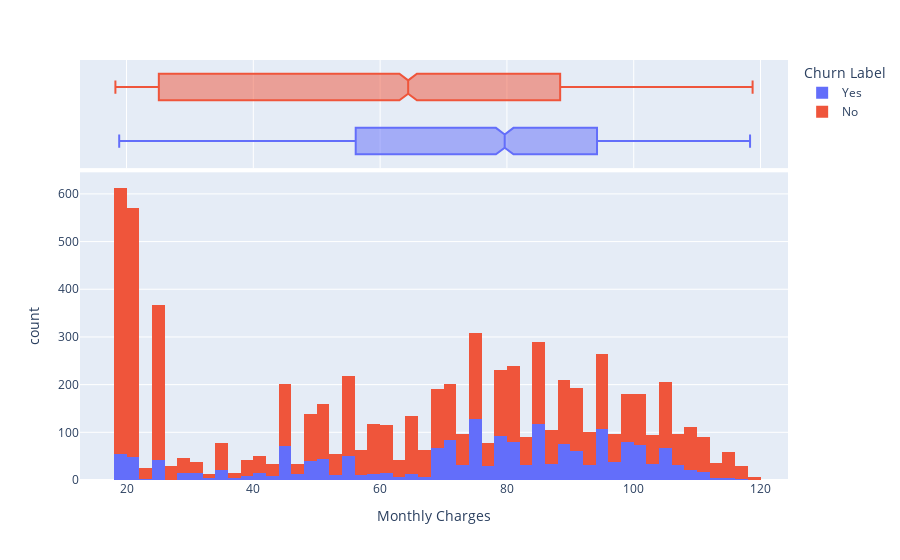

Here is the notebook cell this chart was saved with:
### Markdown cell above
The median of charges of the churn customers are more than 2 times lower than the median charges of the customers who use the service

But this does not necessarily mean that customers who stopped using the serice were not able to pay for the service

### Code cell
fig = px.histogram(df, x='Monthly Charges', color="Churn Label", marginal='box')
fig.show()

### Figure 1 — Plotly figure (JSON) as saved in the notebook; plotly's stock layout.template omitted (floating-point values rounded to 4 significant figures; data arrays with more than 128 entries replaced by an {"elided": "..."} marker saying what was removed)
{"data": [{"alignmentgroup": "True", "bingroup": "x", "hovertemplate": "Churn Label=Yes<br>Monthly Charges=%{x}<br>count=%{y}<extra></extra>", "legendgroup": "Yes", "marker": {"color": "#636efa", "pattern": {"shape": ""}}, "name": "Yes", "offsetgroup": "Yes", "orientation": "v", "showlegend": true, "type": "histogram", "x": {"elided": "1869 float values"}, "xaxis": "x", "yaxis": "y"}, {"alignmentgroup": "True", "hovertemplate": "Churn Label=Yes<br>Monthly Charges=%{x}<extra></extra>", "legendgroup": "Yes", "marker": {"color": "#636efa"}, "name": "Yes", "notched": true, "offsetgroup": "Yes", "showlegend": false, "type": "box", "x": {"elided": "1869 float values"}, "xaxis": "x2", "yaxis": "y2"}, {"alignmentgroup": "True", "bingroup": "x", "hovertemplate": "Churn Label=No<br>Monthly Charges=%{x}<br>count=%{y}<extra></extra>", "legendgroup": "No", "marker": {"color": "#EF553B", "pattern": {"shape": ""}}, "name": "No", "offsetgroup": "No", "orientation": "v", "showlegend": true, "type": "histogram", "x": {"elided": "5174 float values"}, "xaxis": "x", "yaxis": "y"}, {"alignmentgroup": "True", "hovertemplate": "Churn Label=No<br>Monthly Charges=%{x}<extra></extra>", "legendgroup": "No", "marker": {"color": "#EF553B"}, "name": "No", "notched": true, "offsetgroup": "No", "showlegend": false, "type": "box", "x": {"elided": "5174 float values"}, "xaxis": "x2", "yaxis": "y2"}], "layout": {"barmode": "relative", "legend": {"title": {"text": "Churn Label"}, "tracegroupgap": 0}, "margin": {"t": 60}, "xaxis": {"anchor": "y", "domain": [0, 1], "title": {"text": "Monthly Charges"}}, "xaxis2": {"anchor": "y2", "domain": [0, 1], "matches": "x", "showgrid": true, "showticklabels": false}, "yaxis": {"anchor": "x", "domain": [0, 0.7326], "title": {"text": "count"}}, "yaxis2": {"anchor": "x2", "domain": [0.7426, 1], "matches": "y2", "showgrid": false, "showline": false, "showticklabels": false, "ticks": ""}}}
